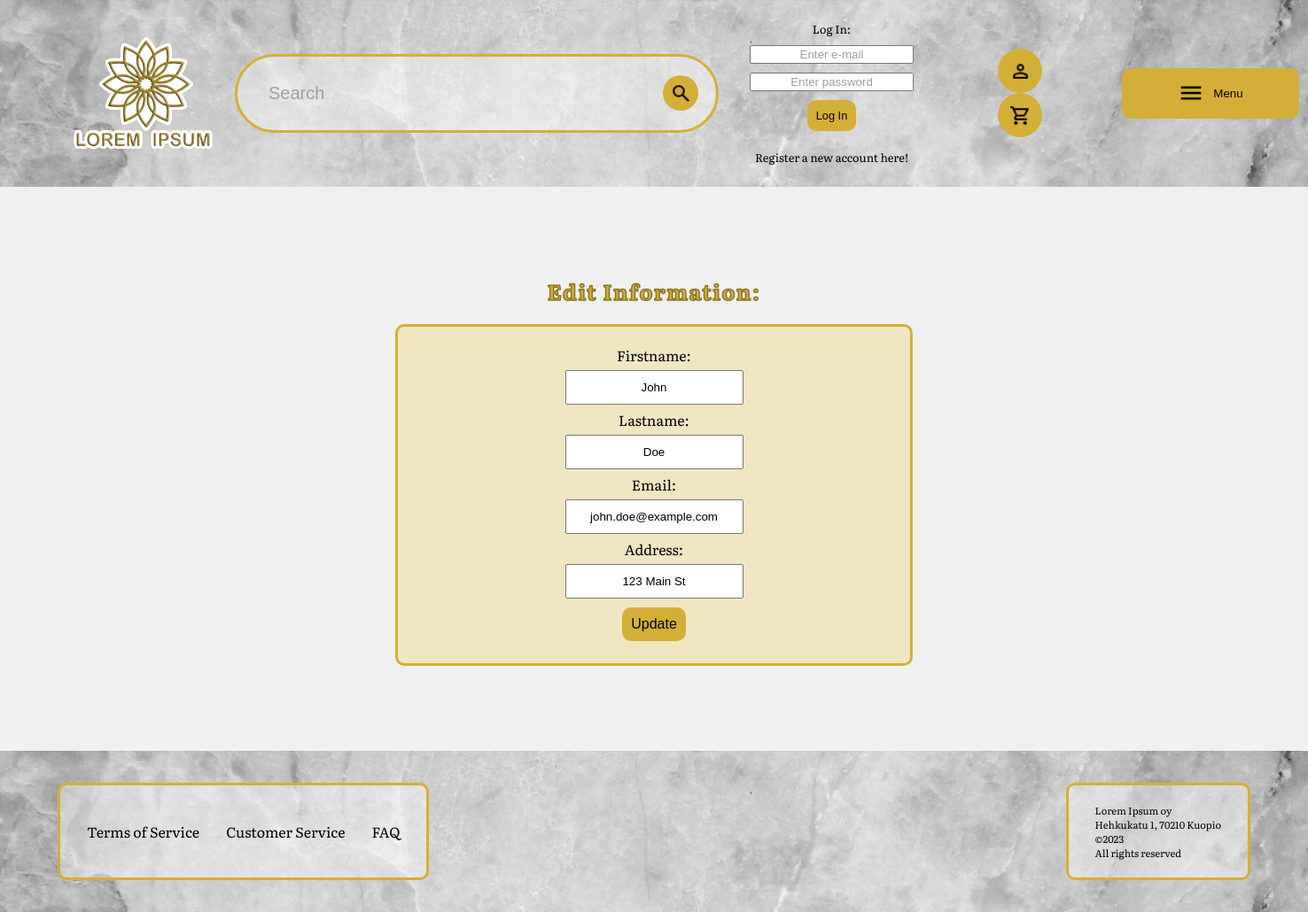
Page /edit_user.php?UserID=1 on the committed database.
### tables this page shows
CREATE TABLE `users` (
  `UserID` int(11) NOT NULL,
  `FirstName` varchar(50) DEFAULT NULL,
  `LastName` varchar(50) DEFAULT NULL,
  `Password` varchar(255) DEFAULT NULL,
  `Email` varchar(100) DEFAULT NULL,
  `Address` varchar(255) DEFAULT NULL,
  `UserType` enum('Customer','Admin') DEFAULT NULL,
  `deleted_at` datetime DEFAULT NULL
);

### edit_include_files/user_operations.inc.php (called while the page is built, shortened)
<?php
function getUserDetails($pdo, $userId){
    try{
        $stmt = $pdo->prepare("SELECT * FROM users WHERE UserID = :user_id");
        $stmt->bindParam(':user_id', $userId, PDO::PARAM_INT);
        $stmt->execute();
        $userDetails = $stmt->fetch(PDO::FETCH_ASSOC);
        return $userDetails;
    }
    catch(PDOException $e){
        echo "error: $e";
    }
}

### edit_user.php (the view, shortened to what this page needs)
<?php
$servername = "localhost";
$databasename = "verkkokauppa";
$dbusername = "root";
$dbpassword = "";
try {
    $pdo_conn = new PDO("mysql:host=$servername;dbname=$databasename", $dbusername, $dbpassword);
    $pdo_conn->setAttribute(PDO::ATTR_ERRMODE, PDO::ERRMODE_EXCEPTION);
} catch (PDOException $e) {
    die("Connection failed: " . $e->getMessage());
}
require_once 'edit_include_files/user_operations.inc.php';
    if(isset($_GET['UserID'])){
            $userId = $_GET['UserID'];
            $userDetails = getUserDetails($pdo_conn, $userId);
    }
    else{
        header("Location: profile.php");
            die();
    }
?>
<html lang="en">
<head>
    <link rel="stylesheet" href="styles/style.css">
</head>
<body>
  <?php include 'header.php' ?>
  <main class="simple-column ">
    <h2 class="center ">Edit Information:</h2>
    <div class="center">
    <form action="edit_user.php" method="post" class="less-wide register">
        <label for="Firstname">Firstname:</label>
        <input type="text" name="Firstname" value="<?= htmlspecialchars($userDetails['FirstName']) ?>" required>
        <label for="Lastname">Lastname:</label>
        <input type="text" name="Lastname" value="<?= htmlspecialchars($userDetails['LastName']) ?>" required>
        <label for="Email">Email:</label>
        <input type="email" name="Email" value="<?= htmlspecialchars($userDetails['Email']) ?>" required>
        <label for="Address">Address:</label>
        <input type="text" name="Address" value="<?= htmlspecialchars($userDetails['Address']) ?>">
        <input type="submit" name="submit" value="Update" class="button">
    </form>
    </div>
    </main>
    <?php include 'footer.php' ?>
</body>
</html>

### styles/style.css (style rules this page uses)
html { background-color: #f0f0f0; font-family: 'Literata', serif; }
body { margin: 0; }
::placeholder { color:rgb(158, 158, 158); }
.button { background-color: #D4AF37; font-size: 1em; border-radius: 10px; border: none; padding: 10px 10px; }
main { display: flex; flex: 1; flex-grow: 1; margin-bottom: 70px; }
h1,h2 { color:#D4AF37; -webkit-text-stroke:1.5px; -webkit-text-stroke-color: #8a7329; letter-spacing: 1.5px; }
.simple-column { display: flex; flex-direction: column; padding: 10px 200px; }
.user-page-login, .register { display: flex; flex-direction: column; align-items: center; background-color:#f1dd9b88; padding:20px; border-radius: 10px; border: solid #D4AF37; }
.user-page-login input, .register input { margin: 5px; padding: 10px; text-align: center; }
.less-wide { width: 50%; }
.center { display: flex; justify-content: center; }

### rows in the picture
users: Firstname "John", Lastname "Doe", Email "john.doe@example.com", Address "123 Main St"
